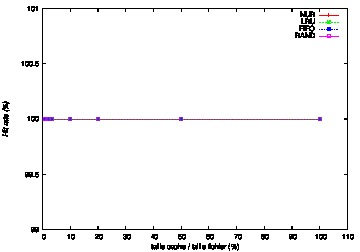

The gnuplot source for this figure:
set style data linespoints
set xlabel "taille cache / taille fichier (%)"
set ylabel "Hit rate (%)" font "Helvetica-Oblique"
set label "Effet de la taille du cache (test )" font "Helvetica-Bold,18" at 400,70
set encoding utf8
set terminal postscript eps color
set output "t7-cache_size-zoom-inv.eps"
plot "t7-cache_size-zoom-inv" using 1:2 t "NUR", "t7-cache_size-zoom-inv" using 1:3 t "LRU", "t7-cache_size-zoom-inv" using 1:4 t "FIFO", "t7-cache_size-zoom-inv" using 1:5 t "RAND"
